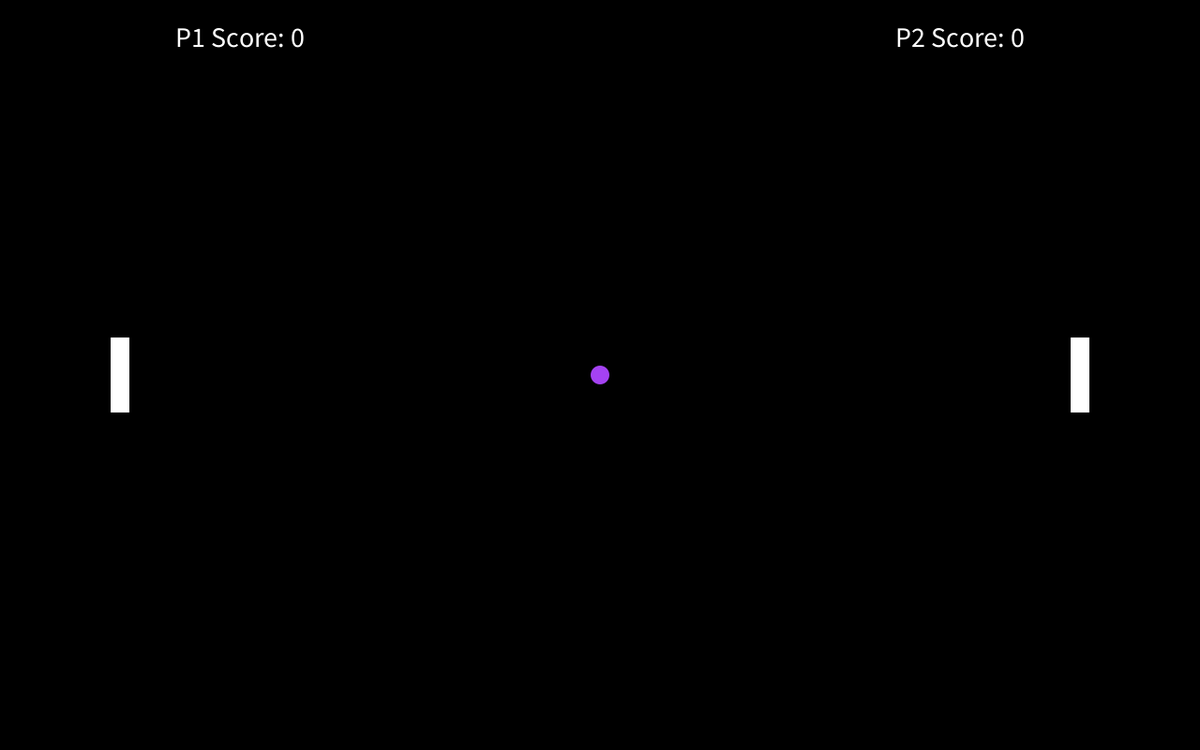
Frame 1 (no input)
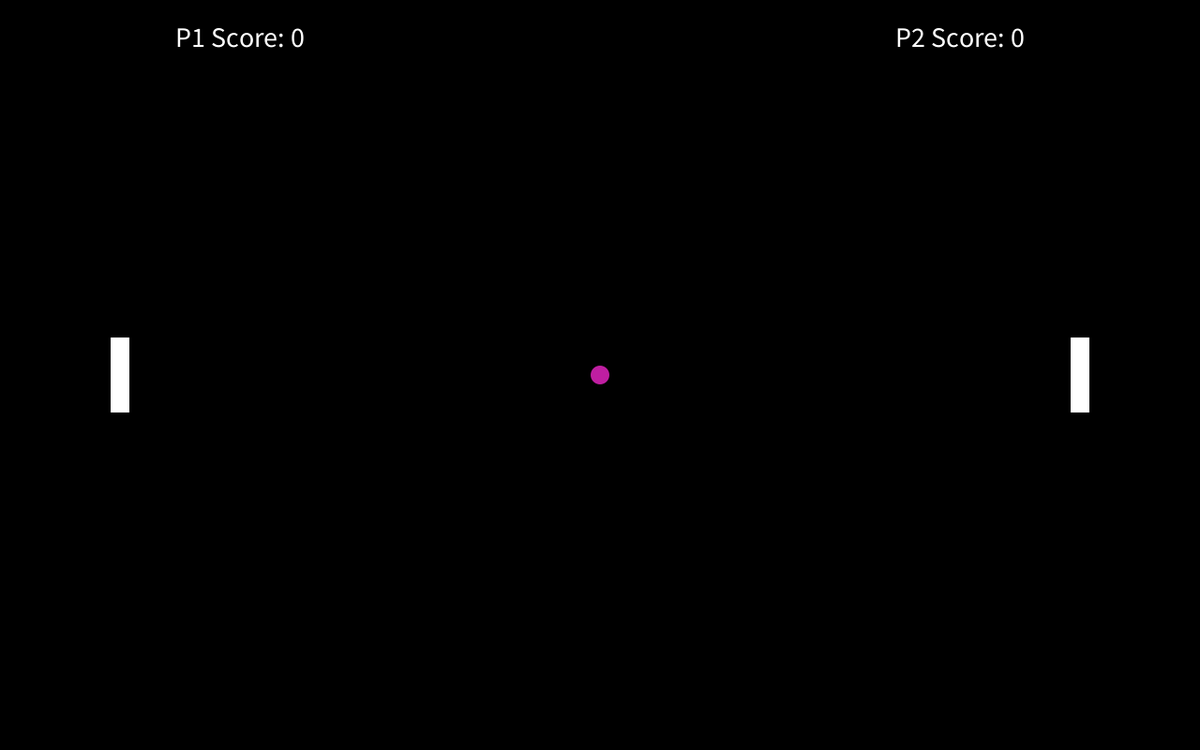
Frame 60 (the mouse pressed at the canvas centre just before this capture)
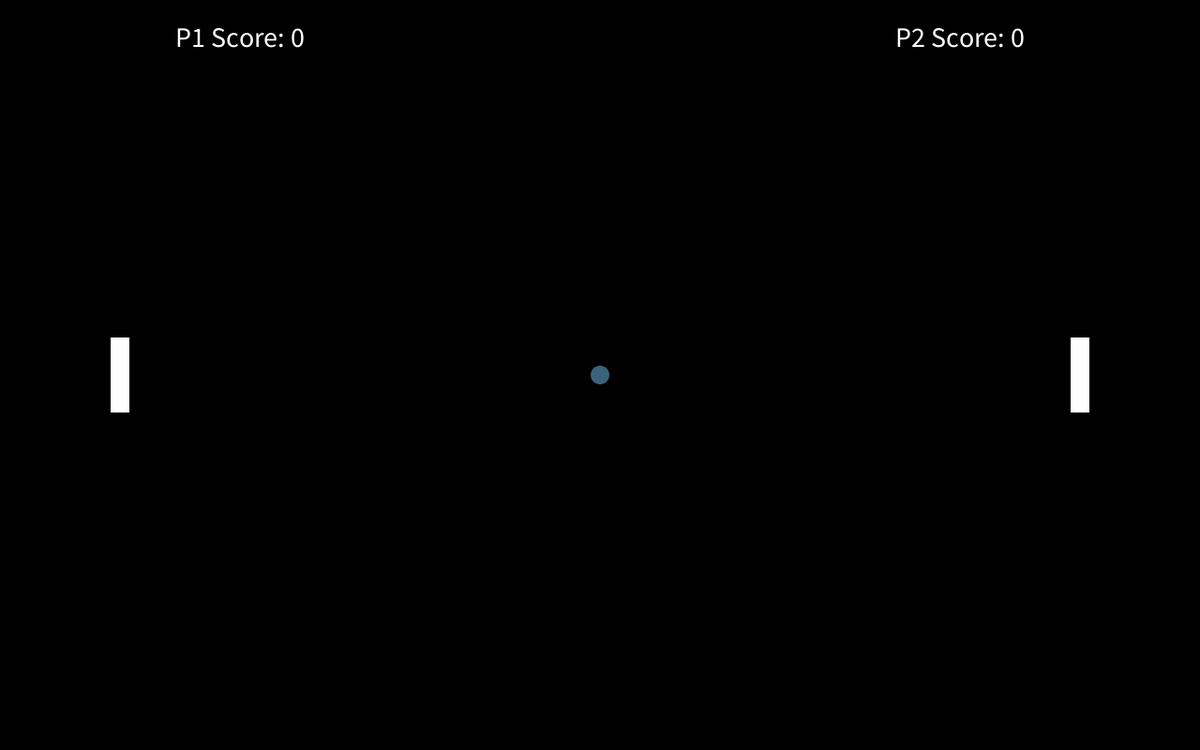
Frame 120 (the mouse held since frame 60 and released just before this capture)

The Processing sketch that drew these frames (run headless with seeded random() and noise(); from frame 60 on, the mouse is pressed at the canvas centre):

// Processing sketch: hw03
// ── hw03.pde
/*
hw03.pde
Author: Mindy Ruan
Summary: (Janky) Pong v2
- 2 player and janky collision
- Multiple balls can be spawned
- Ideally should use classes/objects for simplicity

CONTROLS:
*** W/S - move player 1 paddle up/down
*** UP/DOWN - move player 2 paddle up/down
*** SPACE - toggle pause, start game
*** R - reset game
*** T - spawn new ball
*/

float[] ballX = new float[1];
float[] ballY = new float[1];
float[] velX = new float[1];
float[] velY = new float[1];
float p1Y, p2Y;
int p1Score = 0, p2Score = 0;
boolean paused = true;

void setup() {
  size(1280, 800);
  ballX[0] = width/2;
  ballY[0] = height/2;
  velX[0] = 5.0f;
  velY[0] = 5.0f;
  p1Y = height/2;
  p2Y = height/2;
  noStroke();
}

void draw() {
  background(0);
  // Drawing all balls with random fill colors
  for (int i = 0; i < ballX.length; i++) {
    fill(random(255), random(255), random(255));
    ellipse(ballX[i], ballY[i], 20, 20);
  }
  // White paddles
  rectMode(CENTER);
  fill(255);
  rect(width/10, p1Y, 20, 80);      // Paddle 1
  rect(9* width/10, p2Y, 20, 80);   // Paddle 2
  
  // Score printing
  textAlign(CENTER);
  textSize(30);
  text("P1 Score: " + p1Score, width/5, 50);
  text("P2 Score: " + p2Score, 4 * width/5, 50);
  
  // Update all ball positions if game isn't paused
  if (!paused) {
    for (int i = 0; i < ballX.length; i++) {
      // If ball reaches left edge, P2 gets point, 
      // reset ball in middle with random velocities
      if (ballX[i] <= 10) { 
        velX[i] = random(2.0, 5.0);
        velY[i] = random(-5.0, 5.0);
        p2Score++;
        ballX[i] = width/2;
        ballY[i] = height/2;
      }
      // If ball reaches right edge, P1 gets point, 
      // reset ball in middle with random velocities
      if (ballX[i] >= width-10) {
        velX[i] = random(-5.0, -2.0);
        velY[i] = random(-5.0, 5.0);
        p1Score++;
        ballX[i] = width/2;
        ballY[i] = height/2;
      }
      // If ball hits top/bottom edge, reverse direction
      if (ballY[i] <= 10 || ballY[i] >= height-10) velY[i] *= -1;
      // Reverse X direction if ball hits paddle 1
      if (ballX[i] <= width/10 + 20 && ballX[i] >= width/10 - 20) {
        if (ballY[i] >= p1Y - 40 && ballY[i] <= p1Y + 40) {
          velX[i] *= -1;
        }
      }
      // Reverse X direction if ball hits paddle 2
      if (ballX[i] >= 9* width/10 - 20 && ballX[i] <= 9* width/10 + 20) {
        if (ballY[i] >= p2Y - 40 && ballY[i] <= p2Y + 40) {
          velX[i] *= -1;
        }
      }
      // Update ball position
      ballX[i] += velX[i];
      ballY[i] += velY[i];
    }
  }
  
}

void keyPressed() {
  // R to reset game and scores
  if (key == 'r' || key == 'R') {
    p1Score = 0;
    p2Score = 0;
    p1Y = height/2;
    p2Y = height/2;
    // reset array lengths to hold single ball
    ballX = new float[1];
    ballY = new float[1];
    velX = new float[1];
    velY = new float[1];
    ballX[0] = width/2;
    ballY[0] = height/2;
    velX[0] = 5.0f;
    velY[0] = 5.0f;
    paused = true;
  }
  // SPACE to pause/unpause game
  if (key == ' ') {
    paused = !paused;
  }
  
  // T to spawn new ball
  if (key == 't' || key == 'T') {
    ballX = append(ballX, width/2);
    ballY = append(ballY, height/2);
    velX = append(velX, random(-5.0, 5.0));
    velY = append(velY, random(-5.0, 5.0));
  }
  
  // W/S player 1
  if (key == 'w' || key == 'W') {
    p1Y -= 30.0;
  }
  if (key == 's' || key == 'S') {
    p1Y += 30.0;
  }
  // UP/DOWN player 2
  if (keyCode == UP) {
    p2Y -= 30.0;
  }
  if (keyCode == DOWN) {
    p2Y += 30.0;
  }
}
